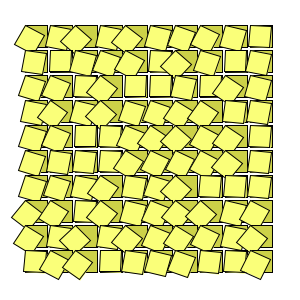
Frame 1 (no input)
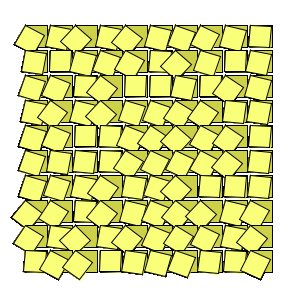
Frame 60 (the mouse pressed at the canvas centre just before this capture)
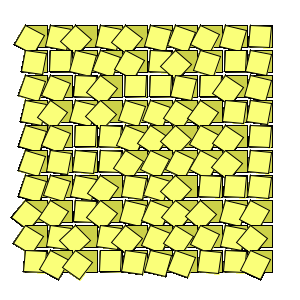
Frame 120 (the mouse held since frame 60 and released just before this capture)

The Processing sketch that drew these frames (run headless with seeded random() and noise(); from frame 60 on, the mouse is pressed at the canvas centre):

// Processing sketch: processing_39809
// ── processing_39809.pde

//Thanks to Nick for some of the code

//Looks like post-it notes falling of the pad

float[] rot;


int margin = 25; //sets the size of the frame
int space = 25; //sets teh space between the rect

void setup() {
  size(300, 300);
  background(255);
  smooth();
  //calcutates how many rects are needed
  int num = int((height-margin)/space)* int((width-margin)/space);


  rot = new float[num];
  //seeds the array
  for (int i =0; i < num; i++) {
    rot[i] = random(radians(45));
  }
}

void draw() {
  int count = 0;

  for ( int y=margin; y < height-margin; y+=space) {
    pushMatrix();
    translate(0, space);

    for ( int x=margin; x<width-margin; x+=space) {
      translate(space, 0);

      pushMatrix();

      fill(204, 209, 72);
      rect(0, 0, space-3, space-3);
      rotate(rot[count]);
      count++;
      fill(250, 255, 121);
      rect(0, 0, space-3, space-3);
      popMatrix();
      if (count >= 100) {
        count = 0;
      }
    } 
    popMatrix();
    translate(0, space);
  }
}
